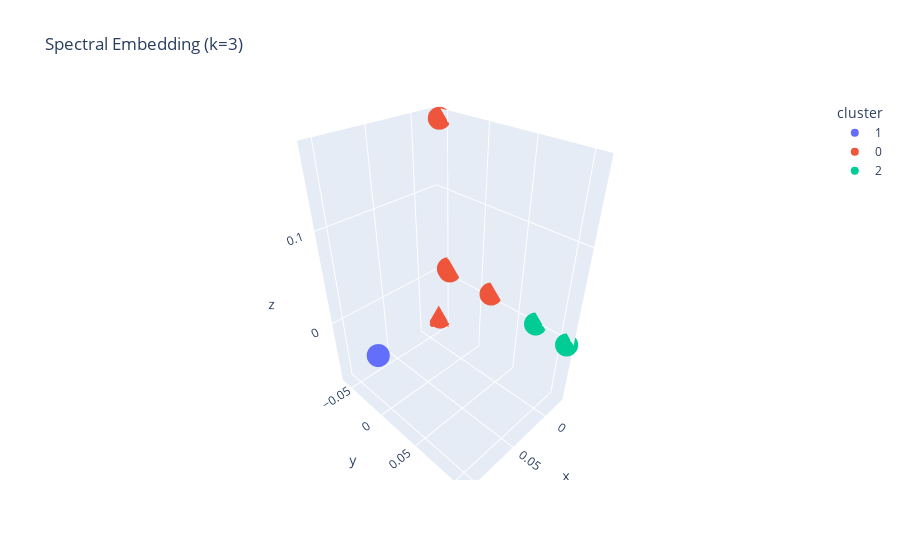

Notebook source saved alongside this figure:
### Code cell
# X_sub_emb: your subgraph’s embedding of shape (n_nodes, 3)
# large_nodes: list of those node names, same length as X_sub_emb
# labels_emb: the k-means labels on X_sub_emb, length n_nodes

# compute large_idxs so we slice the right rows/cols
large_idxs = [feat_names.index(n) for n in large_nodes]

sub_affinity = affinity[np.ix_(large_idxs, large_idxs)]
X_sub_emb = spectral_embedding(sub_affinity, n_components=3, random_state=42)


labels_sub = KMeans(n_clusters=3, random_state=42).fit_predict(X_sub_emb)
# labels_sub now has length == len(large_nodes) == 36


df3d = pd.DataFrame(
    X_sub_emb,
    columns=("x", "y", "z"),
    index=large_nodes,  # set the index to your node names
)
df3d["cluster"] = labels_sub  # length matches the index now
df3d["label"] = df3d.index  # hover info


df3d["cluster"] = df3d["cluster"].astype(str)

fig = px.scatter_3d(
    df3d,
    x="x",
    y="y",
    z="z",
    color="cluster",
    hover_name="label",
    title="Spectral Embedding (k=3)",
)
fig.show()

### Figure 1 — Plotly figure (JSON) as saved in the notebook; plotly's stock layout.template omitted (floating-point values rounded to 4 significant figures)
{"data": [{"hovertemplate": "<b>%{hovertext}</b><br><br>cluster=1<br>x=%{x}<br>y=%{y}<br>z=%{z}<extra></extra>", "hovertext": ["A priori and a posteriori", "Albert Einstein", "Code", "Critique of Pure Reason", "Force", "Immanuel Kant", "Learning", "Philosophy of space and time", "Rate (mathematics)", "Special relativity", "Time"], "legendgroup": "1", "marker": {"color": "#636efa", "symbol": "circle"}, "mode": "markers", "name": "1", "scene": "scene", "showlegend": true, "type": "scatter3d", "x": [0.1077, 0.1077, 0.1077, 0.1077, 0.1077, 0.1077, 0.1077, 0.1077, 0.1077, 0.1077, 0.1077], "y": [-3.36e-17, 6.728e-18, 2.437e-17, 4.284e-17, 4.427e-17, -8.609e-17, 2.157e-17, 2.808e-17, 2e-17, 2.696e-17, 5.021e-17], "z": [-1.148e-16, 2.538e-18, -3.096e-17, 4.787e-17, 3.777e-17, -1e-16, 3.788e-17, 4.811e-17, -7.142e-17, 4.698e-17, -5.858e-17]}, {"hovertemplate": "<b>%{hovertext}</b><br><br>cluster=0<br>x=%{x}<br>y=%{y}<br>z=%{z}<extra></extra>", "hovertext": ["Affect (psychology)", "Belief", "Ceiling", "Consciousness", "Cost overrun", "Decision-making", "Emotion", "Intuition", "OS X", "Patch (computing)", "Phenomenology (psychology)", "Promotion and relegation", "Psychological Types", "Reality", "Sentience", "Spot-fixing", "Web application"], "legendgroup": "0", "marker": {"color": "#EF553B", "symbol": "circle"}, "mode": "markers", "name": "0", "scene": "scene", "showlegend": true, "type": "scatter3d", "x": [-0.02541, -0.02541, -0.02541, -0.02541, -0.02541, -0.02541, -0.02541, -0.02541, -0.02541, -0.02541, -0.02541, -0.02541, -0.02541, -0.02541, -0.02541, -0.02541, -0.02541], "y": [-0.06021, -0.05702, -0.05702, -0.06089, -0.0458, -0.05702, -0.04366, -0.06021, 0.01616, 0.01616, -0.06021, -0.06089, -0.06021, -0.05702, -0.06089, -0.05702, 0.01616], "z": [-0.0656, 0.1682, 0.1682, -0.06922, 0.01036, 0.1682, 0.008387, -0.0656, 0.0076, 0.0076, -0.0656, -0.06922, -0.0656, 0.1682, -0.06922, 0.1682, 0.0076]}, {"hovertemplate": "<b>%{hovertext}</b><br><br>cluster=2<br>x=%{x}<br>y=%{y}<br>z=%{z}<extra></extra>", "hovertext": ["Assembly language", "Breakpoint", "Debugger", "In-circuit emulation", "Software", "Software bug", "Software testing", "Tracing (software)"], "legendgroup": "2", "marker": {"color": "#00cc96", "symbol": "circle"}, "mode": "markers", "name": "2", "scene": "scene", "showlegend": true, "type": "scatter3d", "x": [-0.02541, -0.02541, -0.02541, -0.02541, -0.02541, -0.02541, -0.02541, -0.02541], "y": [0.1086, 0.1086, 0.1086, 0.1086, 0.07295, 0.1086, 0.1086, 0.1086], "z": [-0.003137, -0.003137, -0.003137, -0.003137, 0.001036, -0.003137, -0.003137, -0.003137]}], "layout": {"legend": {"title": {"text": "cluster"}, "tracegroupgap": 0}, "scene": {"domain": {"x": [0, 1], "y": [0, 1]}, "xaxis": {"title": {"text": "x"}}, "yaxis": {"title": {"text": "y"}}, "zaxis": {"title": {"text": "z"}}}, "title": {"text": "Spectral Embedding (k=3)"}}}
